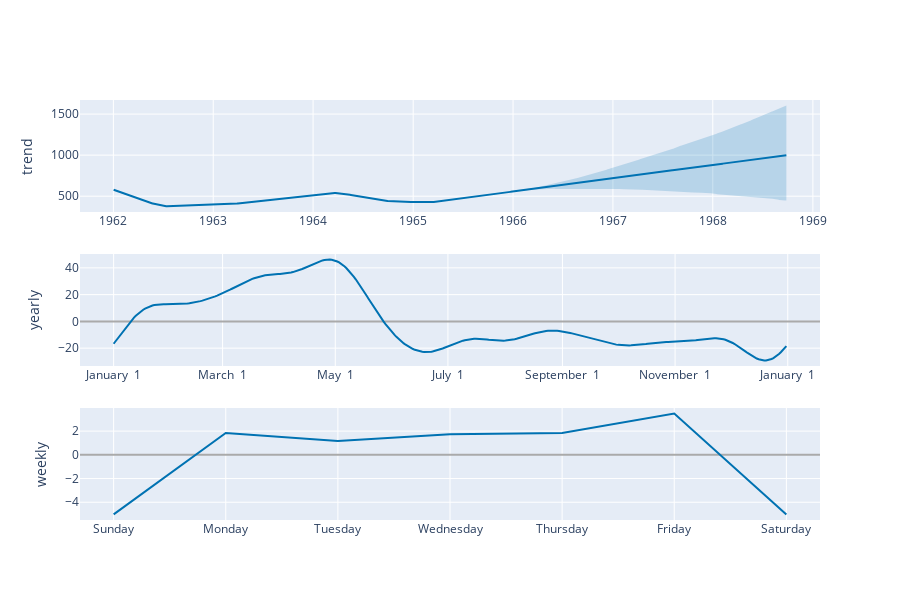

The notebook cell this image was saved under:
### Code cell
plot_components_plotly(m,forecast)

### Figure 1 — Plotly figure (JSON) as saved in the notebook; plotly's stock layout.template omitted (floating-point values rounded to 4 significant figures; data arrays with more than 128 entries replaced by an {"elided": "..."} marker saying what was removed)
{"data": [{"line": {"color": "#0072B2", "width": 2}, "mode": "lines", "name": "trend", "type": "scatter", "x": {"elided": "2008 str values"}, "xaxis": "x", "y": {"elided": "2008 float values"}, "yaxis": "y"}, {"line": {"color": "rgba(0, 114, 178, 0.2)", "width": 0}, "mode": "lines", "name": "trend_upper", "type": "scatter", "x": {"elided": "2008 str values"}, "xaxis": "x", "y": {"elided": "2008 float values"}, "yaxis": "y"}, {"fill": "tonexty", "fillcolor": "rgba(0, 114, 178, 0.2)", "line": {"color": "rgba(0, 114, 178, 0.2)", "width": 0}, "mode": "lines", "name": "trend_lower", "type": "scatter", "x": {"elided": "2008 str values"}, "xaxis": "x", "y": {"elided": "2008 float values"}, "yaxis": "y"}, {"line": {"color": "#0072B2", "width": 2}, "mode": "lines", "name": "yearly", "type": "scatter", "x": {"elided": "365 str values"}, "xaxis": "x2", "y": {"elided": "365 float values"}, "yaxis": "y2"}, {"line": {"color": "#0072B2", "width": 2}, "mode": "lines", "name": "weekly", "type": "scatter", "x": ["2017-01-01T00:00:00", "2017-01-02T00:00:00", "2017-01-03T00:00:00", "2017-01-04T00:00:00", "2017-01-05T00:00:00", "2017-01-06T00:00:00", "2017-01-07T00:00:00"], "xaxis": "x3", "y": [-5.024, 1.839, 1.164, 1.728, 1.839, 3.478, -5.024], "yaxis": "y3"}], "layout": {"height": 600, "showlegend": false, "width": 900, "xaxis": {"anchor": "y", "domain": [0, 1], "range": ["1961-09-01T01:12:00", "1969-01-26T22:48:00"], "type": "date"}, "xaxis2": {"anchor": "y2", "domain": [0, 1], "range": ["2016-12-13T18:54:02.958904115", "2018-01-18T11:04:57.863013581"], "tickformat": "%B %e", "type": "date"}, "xaxis3": {"anchor": "y3", "domain": [0, 1], "range": ["2016-12-31T16:48:00", "2017-01-07T07:12:00"], "tickformat": "%A", "type": "date"}, "yaxis": {"anchor": "x", "domain": [0.7333, 1], "rangemode": "normal", "title": {"text": "trend"}, "zerolinecolor": "#AAA"}, "yaxis2": {"anchor": "x2", "domain": [0.3667, 0.6333], "title": {"text": "yearly"}, "zerolinecolor": "#AAA"}, "yaxis3": {"anchor": "x3", "domain": [0, 0.2667], "title": {"text": "weekly"}, "zerolinecolor": "#AAA"}}}
